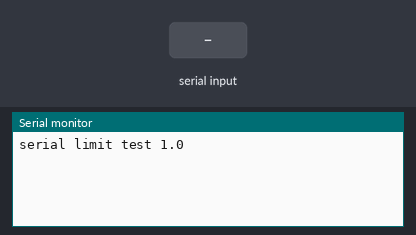
This sketch was run on a simulated Arduino Uno, built with avr-gcc and run on an emulated ATmega328P. On the bench: the last lines printed to the serial monitor. The inputs (shaded band) are chosen by the test bench.

Above: at 1.2 s.
1.3 s: "1" received over the second serial link
At 1.8 s:
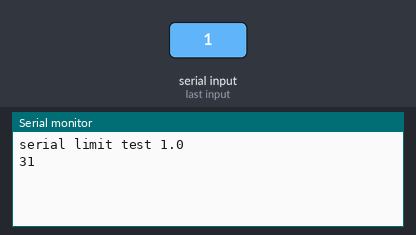
2.8 s: "0" received over the second serial link
At 4.0 s:
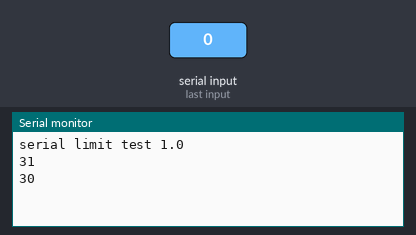
4.3 s: "2" received over the second serial link
At 5.6 s:
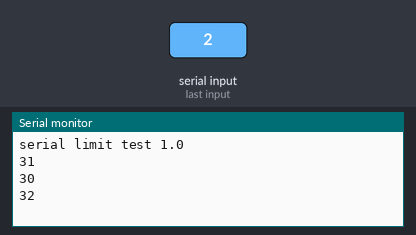

Measured:
- after the input at 1.3 s, the serial monitor: prints a new line at once (image 1)
- after the input at 2.8 s, the serial monitor: prints a new line at once (image 2)
- after the input at 4.3 s, the serial monitor: prints a new line at once (image 3)

The sketch:

conductivity_meter.ino
```cpp
/**
 * @brief
 *
 */
#include <SoftwareSerial.h>


char buffer;
bool buffer_empty = true;
#define METER_TX         8
#define METER_RX         9
// SoftwareSerial(uint8_t receivePin, uint8_t transmitPin, bool inverse_logic = false);
SoftwareSerial cond_meter(METER_TX, METER_RX, false);
void setup() {
    Serial.begin(9600);
    cond_meter.begin(9600);
    Serial.println("serial limit test 1.0"); // so I can keep track of what is loaded
    // cond_meter_transmitter.write(0x11);
    cond_meter.write("GETMEAS\r");

    // delay(10000);
    // cond_meter.write(0x11);
}

void loop() {
  //expect a string like wer,qwe rty,123 456,hyre kjhg,
  //or like hello world,who are you?,bye!,
    while (cond_meter.available())  {
        buffer = cond_meter.read();
        buffer_empty = false;
        Serial.print(buffer, HEX);
    }
    if (!buffer_empty){
        Serial.println();
        buffer_empty = true;
    }
    delay(10);
}
```
